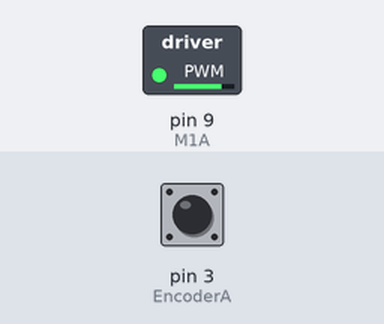
A sketch run on a simulated Arduino Uno, built with avr-gcc and run on an emulated ATmega328P. Shown: switched loads named in the sketch (green lamp = pin HIGH). Dashed ring = blinking. The inputs (shaded band) are chosen by the test bench; at power-on: pin 3 (EncoderA) HIGH.

Above: at 1.2 s.
1.3 s: pin 3 (EncoderA) pulsed LOW 5 times (0.12 s each, 0.3 s apart)
At 1.9 s:
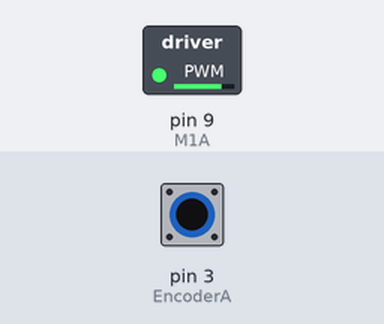
Timing chart, 0 to 4.3 s (numbered marks = the images above; inputs shaded):
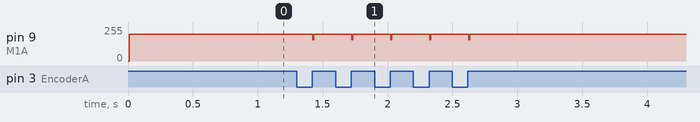

Measured:
- after the input at 1.3 s, pin 9 (M1A): alternates 200/255 for 0.29 s and 160/255 for 0.01 s, 10 changes in all, then stays 200/255, starting after 0.12 s

The sketch:

ProportionalControlAlgorithm.ino
```cpp
#define M1A 9
#define EncoderA 3

volatile unsigned long ACounter = 0;

int maxPWM = 100;
int targetTicks = 5;
int timePeriod = 10;
int proportionalGain = maxPWM/targetTicks;
int output;
int error;

void setup() {
  pinMode(EncoderA, INPUT);
  attachInterrupt(digitalPinToInterrupt(EncoderA), ATick, RISING);
}

void loop() {
  unsigned long startingTicks = ACounter;
  delay(timePeriod);
  unsigned long tickDifference = ACounter - startingTicks;
  error = targetTicks - tickDifference;
  output = error * proportionalGain;
  PWMMotor(output);
}

void PWMMotor(int PWMValue){
  int writeValue;
  if(PWMValue > 0){
    writeValue = 255/100 * PWMValue;
  }
  else{writeValue = 0;}
  analogWrite(M1A, writeValue);
}

void ATick(){
  ACounter++;
}
```
